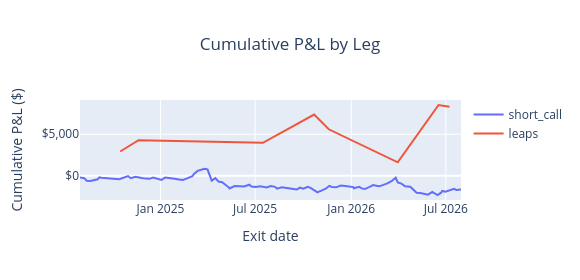

Here is the notebook cell this chart was saved with:
### Markdown cell above
### Cumulative P&L by Leg

### Code cell
report.plot_cum_pnl()
